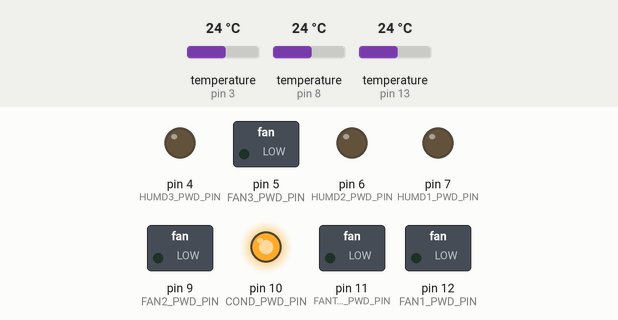
This program was run on a simulated Arduino Uno, built with avr-gcc and run on an emulated ATmega328P. On the bench: switched loads named in the program (green lamp = pin HIGH), output pins drawn as LEDs (lit = HIGH). The test bench sets the inputs (shaded band); at power-on: temperature (sensors on pin 3, pin 8, pin 13) 24 °C. What the program prints to the serial monitor is not drawn.

Above: at 0.1 s.
At 1.2 s:
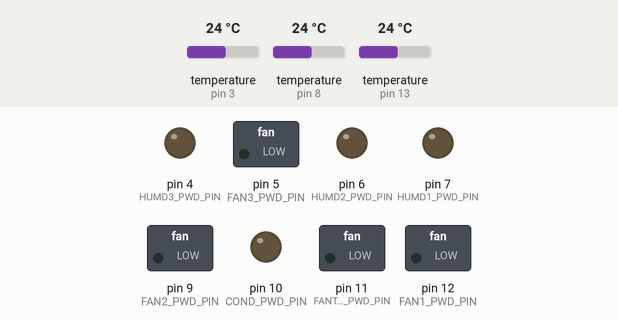
1.3 s: temperature (sensor on pin 3) set to 15.7 °C
At 7.0 s:
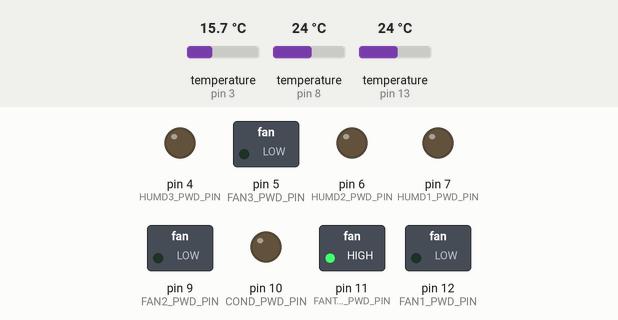
7.8 s: temperature (sensor on pin 3) set to 14.1 °C
Timing chart, 0 to 10.8 s (numbered marks = the images above; inputs shaded):
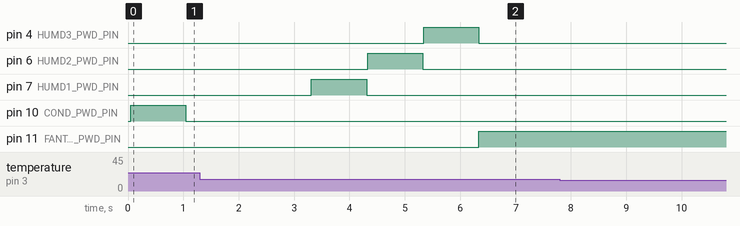

The program:

main.cpp
```cpp
#include "Arduino.h"

#include <OneWire.h>
#include <DallasTemperature.h>

#define HUMD_MAX_LIMIT_LEVEL 50.0
#define HUMD_MIN_LIMIT_LEVEL 500.0
#define COND_LIMIT_LEVEL 600.0
#define TEMP_MAX 26.0
#define TEMP_MIN 15.0

// Condensation sensor
#define COND_DATA_PIN A3   // Data pin of the condensation sensor
#define COND_PWD_PIN 10   // Power pin of the condenstion sensor

// Humidity box leve 1
#define HUMD1_DATA_PIN A0   // Data pin of the humidity sensor
#define HUMD1_PWD_PIN 7   // Power pin of the humidity sensor

// Humidity box leve 2
#define HUMD2_DATA_PIN A1   // Data pin of the humidity sensor
#define HUMD2_PWD_PIN 6   // Power pin of the humidity sensor

// Humidity box leve 3
#define HUMD3_DATA_PIN A2   // Data pin of the humidity sensor
#define HUMD3_PWD_PIN 4   // Power pin of the humidity sensor

// Top Fan params
#define FANTOP_PWD_PIN 11

// Fan box level 1
#define FAN1_PWD_PIN 12

// Fan box level 2
#define FAN2_PWD_PIN 9

// Fan box level 3
#define FAN3_PWD_PIN 5

// Temp level 1
#define TMP1_DATA_PIN 13

// Temp level 2
#define TMP2_DATA_PIN 8

// Temp level 3
#define TMP3_DATA_PIN 3

OneWire oneWire1(TMP1_DATA_PIN);
DallasTemperature sensorTemp1(&oneWire1);
OneWire oneWire2(TMP2_DATA_PIN);
DallasTemperature sensorTemp2(&oneWire2);
OneWire oneWire3(TMP3_DATA_PIN);
DallasTemperature sensorTemp3(&oneWire3);

bool forceFirstLoop = true;

unsigned long previousMillis = 0; // last time update
unsigned long interval = 15 * 60 * 1000L; // interval at which to do something (milliseconds)

void activateFanTopBox(boolean activate) {
  if (activate) {
    digitalWrite(FANTOP_PWD_PIN, HIGH);
  } else {
    digitalWrite(FANTOP_PWD_PIN, LOW);
  }
}

void activateFanLevel3(boolean activate) {
  if (activate) {
    digitalWrite(FAN3_PWD_PIN, HIGH);
  } else {
    digitalWrite(FAN3_PWD_PIN, LOW);
  }
}

void activateFanLevel2(boolean activate) {
  if (activate) {
    digitalWrite(FAN2_PWD_PIN, HIGH);
  } else {
    digitalWrite(FAN2_PWD_PIN, LOW);
  }
}

void activateFanLevel1(boolean activate) {
  if (activate) {
    digitalWrite(FAN1_PWD_PIN, HIGH);
  } else {
    digitalWrite(FAN1_PWD_PIN, LOW);
  }
}

float temperatureLevel1() {
  float temp = sensorTemp1.getTempCByIndex(0);
  if (temp < -10 || temp > 50) { return DEVICE_DISCONNECTED_C; }
  return temp;
}

float temperatureLevel2() {
  float temp = sensorTemp2.getTempCByIndex(0);
  if (temp < -10 || temp > 50) { return DEVICE_DISCONNECTED_C; }
  return temp;
}

float temperatureLevel3() {
  float temp = sensorTemp3.getTempCByIndex(0);
  if (temp < -10 || temp > 50) { return DEVICE_DISCONNECTED_C; }
  return temp;
}

float condensationTop() {
  digitalWrite(COND_PWD_PIN, HIGH);
  delay(1000);
  float condensation = analogRead(COND_DATA_PIN);
  digitalWrite(COND_PWD_PIN, LOW);
  return condensation;
}

float humidityLevel1() {
  digitalWrite(HUMD1_PWD_PIN, HIGH);
  delay(1000);
  float humidity = analogRead(HUMD1_DATA_PIN);
  digitalWrite(HUMD1_PWD_PIN, LOW);
  return humidity;
}

float humidityLevel2() {
  digitalWrite(HUMD2_PWD_PIN, HIGH);
  delay(1000);
  float humidity = analogRead(HUMD2_DATA_PIN);
  digitalWrite(HUMD2_PWD_PIN, LOW);
  return humidity;
}

float humidityLevel3() {
  digitalWrite(HUMD3_PWD_PIN, HIGH);
  delay(1000);
  float humidity = analogRead(HUMD3_DATA_PIN);
  digitalWrite(HUMD3_PWD_PIN, LOW);
  return humidity;
}

bool shouldEnableFanTopBox(float tempLevel3, float condensation) {
  // Off - If tempLevel3 is too low
  if ( tempLevel3 < TEMP_MIN ) { return false; }
  // On - If condensation is detected
  return condensation < COND_LIMIT_LEVEL;
}

bool shouldEnableFanLevel3(float tempLevel3, float humdLevel3, bool fanTopBoxEnabled) {
  // Off - If tempLevel3 is too low
  if ( tempLevel3 < TEMP_MIN ) { return false; }
  // Off - If humdLevel3 is too low
  if ( humdLevel3 > HUMD_MIN_LIMIT_LEVEL ) { return false; }
  // On - If tempLevel3 is too high
  if ( tempLevel3 > TEMP_MAX ) { return true; }
  // // On - If humdLevel3 is too high or if condenstion detected
  if ( humdLevel3 < HUMD_MAX_LIMIT_LEVEL || fanTopBoxEnabled ) { return true; }
  return false;
}

bool shouldEnableFanLevel2(float tempLevel2, float humdLevel2) {
  // Off - If tempLevel2 is too low
  if ( tempLevel2 < TEMP_MIN ) { return false; }
  // Off - If humdLevel2 is too low
  if ( humdLevel2 > HUMD_MIN_LIMIT_LEVEL ) { return false; }
  // On - If tempLevel2 is too high
  if ( tempLevel2 > TEMP_MAX ) { return true; }
  // // On - If humdLevel2 is too high
  // if ( humdLevel2 < HUMD_MAX_LIMIT_LEVEL ) { return true; }
  return false;
}

bool shouldEnableFanLevel1(float tempLevel1, float humdLevel1) {
  // Off - If tempLevel1 is too low
  if ( tempLevel1 < TEMP_MIN ) { return false; }
  // Off - If humdLevel1 is too low
  if ( humdLevel1 > HUMD_MIN_LIMIT_LEVEL ) { return false; }
  // On - If tempLevel1 is too high
  if ( tempLevel1 > TEMP_MAX ) { return true; }
  // // On - If humdLevel1 is too high
  // if ( humdLevel1 < HUMD_MAX_LIMIT_LEVEL ) { return true; }
  return false;
}

void printData(float condensation, float tempLevel1, float tempLevel2, float tempLevel3, float humdLevel1, float humdLevel2, float humdLevel3, boolean fanTopBoxEnabled, boolean fanLevel1Enabled, boolean fanLevel2Enabled, boolean fanLevel3Enabled, String errorMessage) {

    Serial.print("{");

    Serial.print("\"condensation_top\":");
    Serial.print(condensation);
    Serial.print(",");

    if (tempLevel1 != DEVICE_DISCONNECTED_C) {
      Serial.print("\"temp_level_1\":");
      Serial.print(tempLevel1);
      Serial.print(",");
    }

    if (tempLevel2 != DEVICE_DISCONNECTED_C) {
      Serial.print("\"temp_level_2\":");
      Serial.print(tempLevel2);
      Serial.print(",");
    }

    if (tempLevel3 != DEVICE_DISCONNECTED_C) {
      Serial.print("\"temp_level_3\":");
      Serial.print(tempLevel3);
      Serial.print(",");
    }

    Serial.print("\"humd_level_1\":");
    Serial.print(humdLevel1);
    Serial.print(",");

    Serial.print("\"humd_level_2\":");
    Serial.print(humdLevel2);
    Serial.print(",");

    Serial.print("\"humd_level_3\":");
    Serial.print(humdLevel3);
    Serial.print(",");

    Serial.print("\"fan_top_box_enabled\":");
    if (fanTopBoxEnabled) {
      Serial.print("true");
    } else {
      Serial.print("false");
    }
    Serial.print(",");

    Serial.print("\"fan_level_1_enabled\":");
    if (fanLevel1Enabled) {
      Serial.print("true");
    } else {
      Serial.print("false");
    }
    Serial.print(",");

    Serial.print("\"fan_level_2_enabled\":");
    if (fanLevel2Enabled) {
      Serial.print("true");
    } else {
      Serial.print("false");
    }
    Serial.print(",");

    Serial.print("\"fan_level_3_enabled\":");
    if (fanLevel3Enabled) {
      Serial.print("true");
    } else {
      Serial.print("false");
    }
    Serial.print(",");

    if (!errorMessage.equals("")) {
      Serial.print("\"error_message\": \"");
      Serial.print(errorMessage);
      Serial.print("\",");
    }

    Serial.print("\"HUMD_MAX_LIMIT_LEVEL\":");
    Serial.print(HUMD_MAX_LIMIT_LEVEL);
    Serial.print(",");

    Serial.print("\"temp_min\":");
    Serial.print(TEMP_MIN);
    Serial.print(",");

    Serial.print("\"temp_max\":");
    Serial.print(TEMP_MAX);
    Serial.print(",");

    Serial.print("\"cond_limit_level\":");
    Serial.print(COND_LIMIT_LEVEL);

    Serial.println("}");

}

void setup() {
  Serial.begin(9600);
  pinMode(COND_PWD_PIN, OUTPUT);
  pinMode(HUMD1_PWD_PIN, OUTPUT);
  pinMode(HUMD2_PWD_PIN, OUTPUT);
  pinMode(HUMD3_PWD_PIN, OUTPUT);
  pinMode(FANTOP_PWD_PIN, OUTPUT);
  pinMode(FAN1_PWD_PIN, OUTPUT);
  pinMode(FAN2_PWD_PIN, OUTPUT);
  pinMode(FAN3_PWD_PIN, OUTPUT);
  sensorTemp1.begin();
  sensorTemp2.begin();
  sensorTemp3.begin();
}

void loop() {

  unsigned long currentMillis = millis();

  if(currentMillis - previousMillis > interval || forceFirstLoop) {
     previousMillis = currentMillis;

    forceFirstLoop = false;

    // Check the condensation and turn on the fan if needed
    float condensation = condensationTop();

    // Check if all temperature sensor are connected
    String errorMessage = "";

    // Activate temperature sensor
    sensorTemp1.requestTemperatures();
    sensorTemp2.requestTemperatures();
    sensorTemp3.requestTemperatures();

    // Temperature level 1
    float tempLevel1 = temperatureLevel1();
    if (tempLevel1 == DEVICE_DISCONNECTED_C) {
      errorMessage += "Temperature sensor level 1 disconnected. ";
    }

    // Humidity level 1
    float humdLevel1 = humidityLevel1();

    // Temperature level 2
    float tempLevel2 = temperatureLevel2();
    if (tempLevel2 == DEVICE_DISCONNECTED_C) {
      errorMessage += "Temperature sensor level 2 disconnected. ";
    }

    // Humidity level 2
    float humdLevel2 = humidityLevel2();

    // Temperature level 3
    float tempLevel3 = temperatureLevel3();
    if (tempLevel3 == DEVICE_DISCONNECTED_C) {
      errorMessage += "Temperature sensor level 3 disconnected. ";
    }

    // Humidity level 3
    float humdLevel3 = humidityLevel3();

    // Active fan top box
    boolean fanTopBoxEnabled = shouldEnableFanTopBox(tempLevel3, condensation);

    // Active fan Level 3
    boolean fanLevel3Enabled = shouldEnableFanLevel3(tempLevel3, humdLevel3, fanTopBoxEnabled);

    // Active fan Level 2
    boolean fanLevel2Enabled = shouldEnableFanLevel2(tempLevel2, humdLevel2);

    // Active fan Level 1
    boolean fanLevel1Enabled = shouldEnableFanLevel1(tempLevel1, humdLevel1);


    activateFanTopBox(fanTopBoxEnabled);
    activateFanLevel3(fanLevel3Enabled);
    activateFanLevel2(fanLevel2Enabled);
    activateFanLevel1(fanLevel1Enabled);

    printData(condensation, tempLevel1, tempLevel2, tempLevel3, humdLevel1, humdLevel2, humdLevel3, fanTopBoxEnabled, fanLevel1Enabled, fanLevel2Enabled, fanLevel3Enabled, errorMessage);

  }

}
```

Measured:
- after the input at 7.8 s, every drawn part: stays the same
